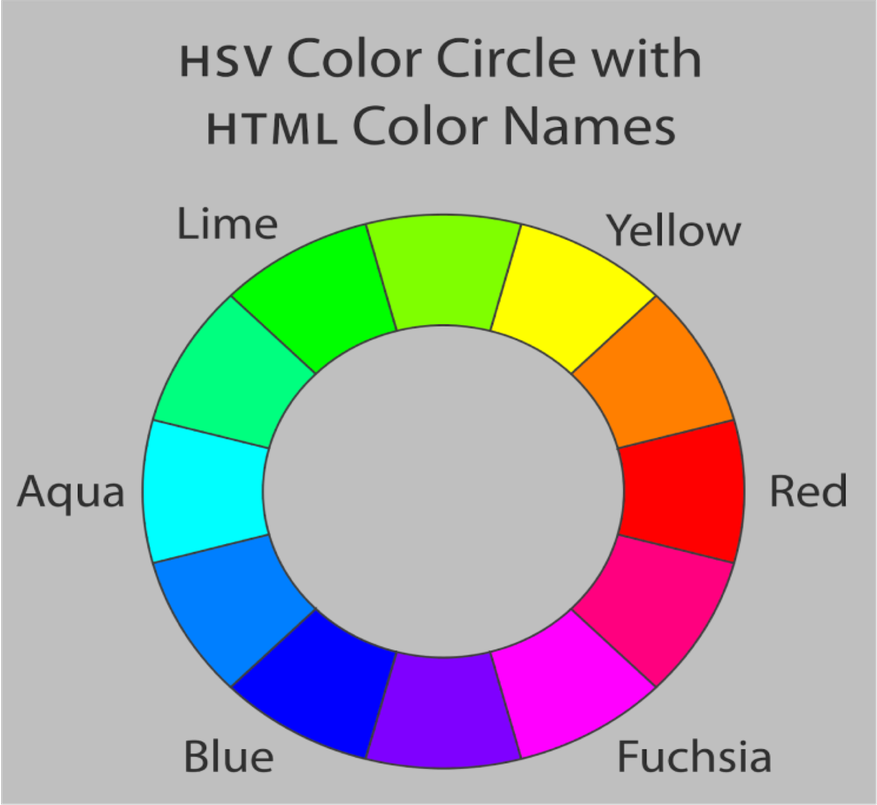
#> input picture 2021 Semister 1/ENGN6528 Computer Vision/Lab-Assignments/1/images/Figure2-a.png, 877 x 805 px, shrunk from 1458 x 1339 before the run
$ python task4.py
#> lines starting #> are read from the running program, lines starting #| are printed output that depends on the picture
#> further down, img is the input picture: shape (805, 877, 4); mean R, G, B, A 171.2, 171.1, 171.1, 254.3
import imageio
import matplotlib.pyplot as plt
import numpy as np
import cv2


# 1. Converts the RGB image to YUV colour space

def cvRGB2YUV(rgb_img):
    _r = cv2.split(rgb_img)[0]
    _g = cv2.split(rgb_img)[1]
    _b = cv2.split(rgb_img)[2]

    _y = 0.299 * _r + 0.587 * _g + 0.114 * _b
    _u = (-0.168736 * _r - 0.331264 * _g + 0.5 * _b) + 128
    _v = (0.5 * _r - 0.418688 * _g - 0.081312 * _b) + 128
    # _u = 0.492111 * (_b - _y) + 128
    # _v = 0.877283 * (_r - _y) + 128
    return cv2.merge([_y, _u, _v])


img = imageio.imread("../images/Figure2-a.png")

yuv_img = cvRGB2YUV(img)

(y, u, v) = cv2.split(yuv_img)

plt.subplot(2, 2, 1)
plt.title("Y channel")
plt.imshow(np.uint8(y), cmap='gray')

plt.subplot(2, 2, 2)
plt.title("U channel")
plt.imshow(np.uint8(u), cmap='gray')

plt.subplot(2, 2, 3)
plt.title("V channel")
plt.imshow(np.uint8(v), cmap='gray')

plt.show()
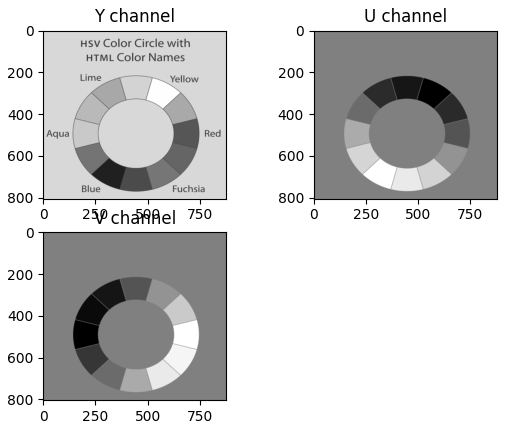
#> figure drawn by matplotlib, 3 panels


# 2. Compute the average Y values of 5 regions

img_b = imageio.imread("../images/Figure2-b.png")
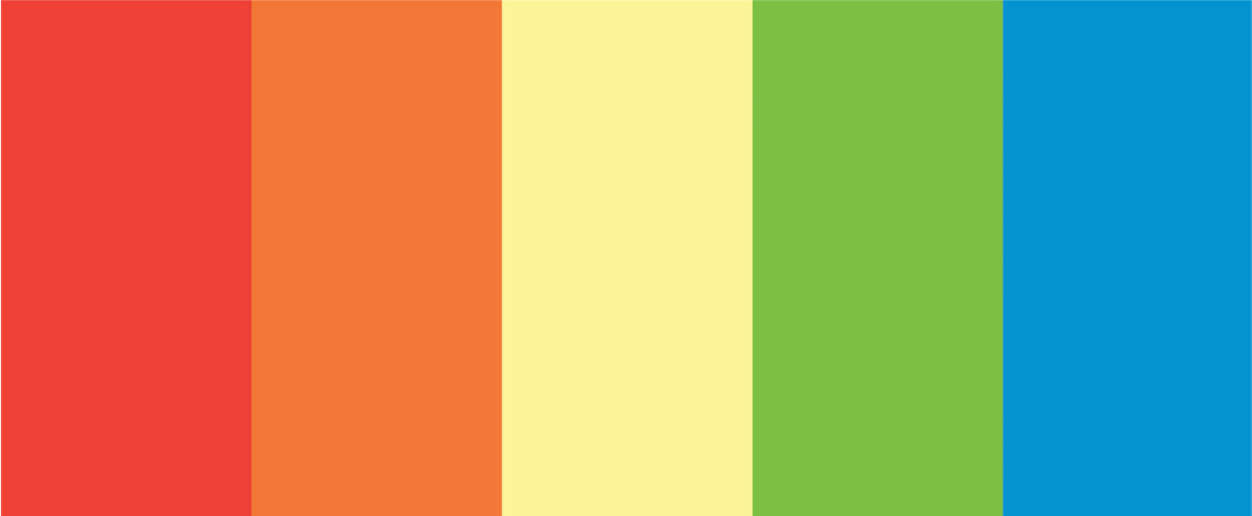
#> input picture 2021 Semister 1/ENGN6528 Computer Vision/Lab-Assignments/1/images/Figure2-b.png, 1252 x 516 px, shrunk from 2083 x 858 before the run
#> img_b is the input picture: shape (516, 1252, 4); mean R, G, B, A 172.5, 152.9, 106.5, 254.7

(r, g, b, _) = cv2.split(img_b)
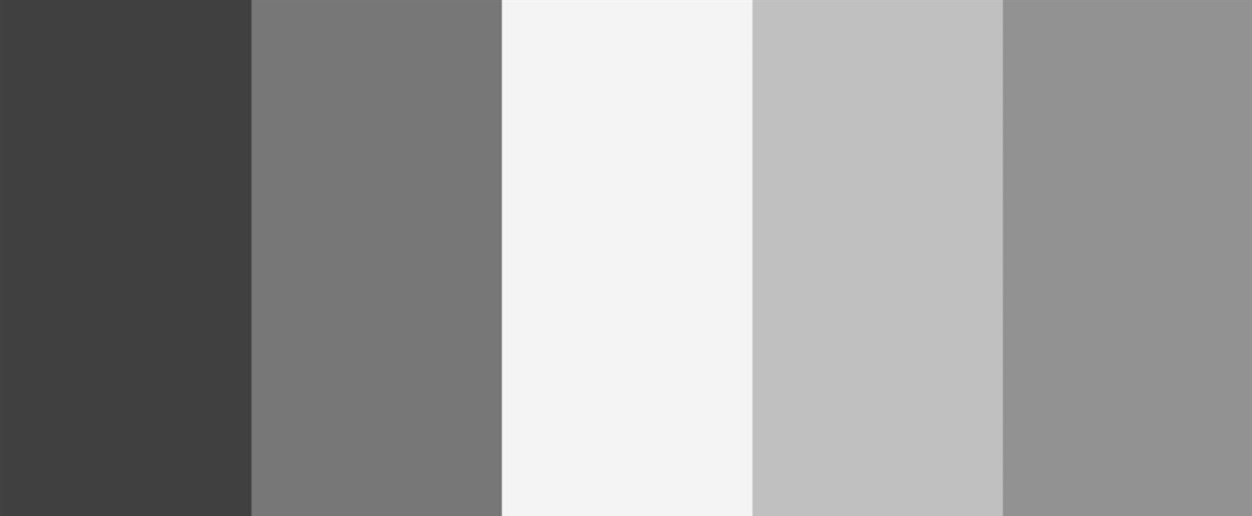
#> g: shape (516, 1252); min 62, max 250, mean 152.9
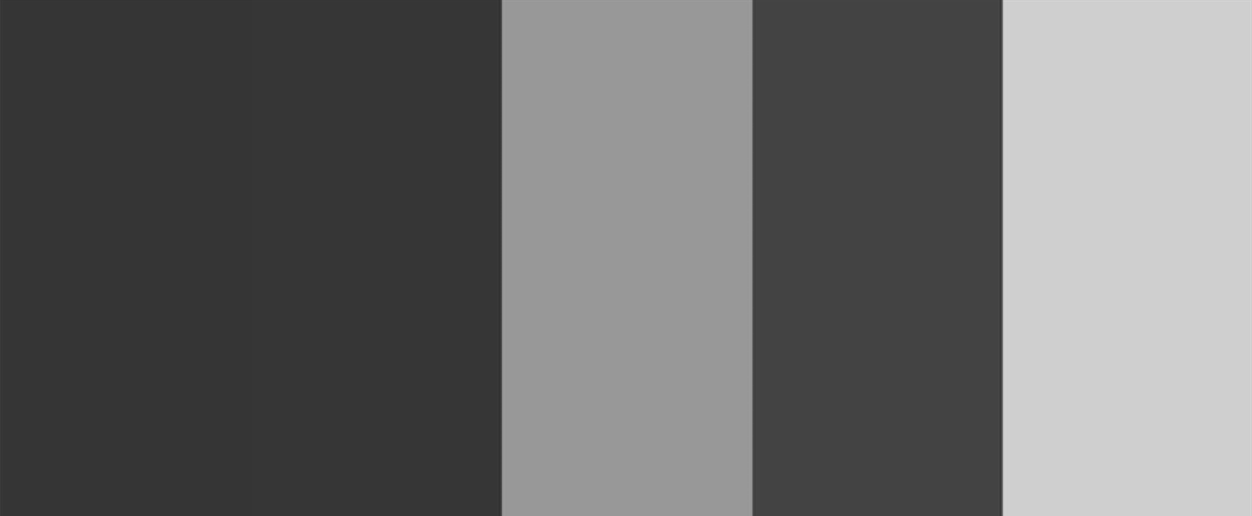
#> b: shape (516, 1252); min 49, max 216, mean 106.5

plt.title("Figure2-b")
plt.imshow(np.uint8(img_b))

# [62 lines of commented-out code are left out]

h, w, _ = img_b.shape
#> h = 516; w = 1252

thr = 50
pxl_thr = 3 * w
#> pxl_thr = 3756

res = [{"std_color": img_b[0, 0], "region": np.zeros(img_b.shape), "pixel_counter": 0, "start_col": 0}]

for i in range(h):
    for j in range(w):
        pixel = img_b[i, j]
        r = int(pixel[0])
        g = int(pixel[1])
        b = int(pixel[2])

        is_new = True

        for index in range(len(res)):
            std_color = res[index]["std_color"]
            std_r = std_color[0]
            std_g = std_color[1]
            std_b = std_color[2]
            if abs(r - std_r) < thr and abs(g - std_g) < thr and abs(b - std_b) < thr:
                res[index]["region"][i][j] = pixel
                is_new = False
                res[index]["pixel_counter"] += 1
                # print("color: ", pixel, " is in std color: ", std_color)
                break

        if is_new:
            # print("New std color: ", pixel)
            new_region = np.zeros(img_b.shape)
            new_region[i][j] = pixel
            res.append({
                "std_color": pixel,
                "region": new_region,
                "pixel_counter": 1,
                "start_col": j
            })
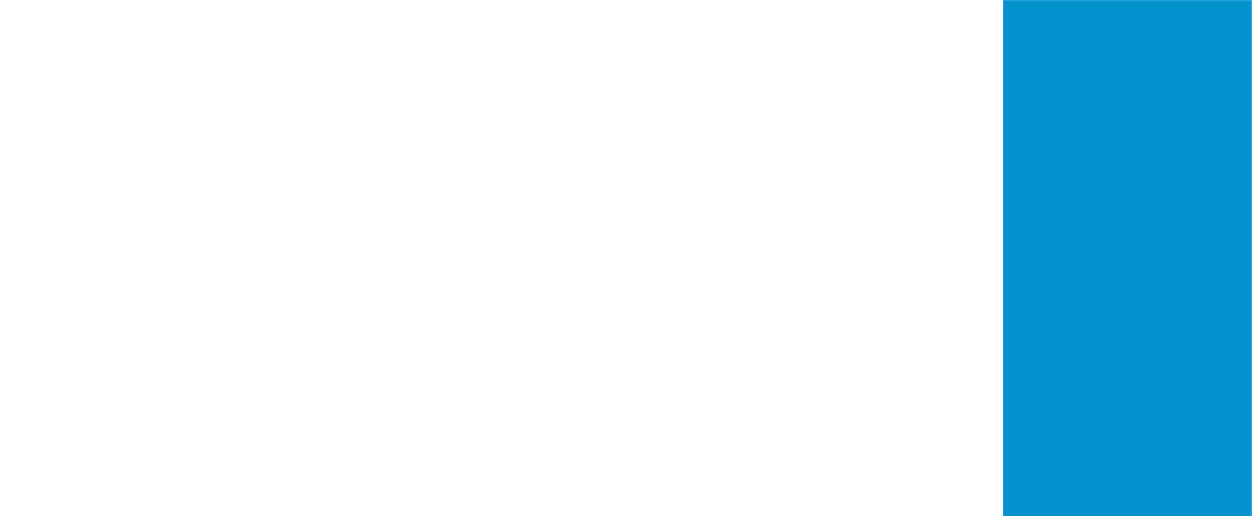
#> new_region: shape (516, 1252, 4) float64; mean R, G, B, A 0.8, 29, 41.2, 50.7; transparent parts drawn white
#> after the loop, res = 6 items

for re_index in range(len(res)):
    re = res[re_index]
    if re["pixel_counter"] >= pxl_thr:
        region = re["region"].astype("uint8")
        start_col = re["start_col"]
        pixels = re["pixel_counter"]
        yuv_mime = cvRGB2YUV(region)
        yuv_inbuilt = cv2.cvtColor(region, cv2.COLOR_RGB2YUV)
        y_mine = yuv_mime[:, :, 0]
        y_inbuilt = yuv_inbuilt[:, :, 0]
        y_mean_mine = np.sum(y_mine) / pixels
        y_mean_inbuilt = np.sum(y_inbuilt) / pixels

        plt.text(start_col + 50, h + 200, "Y1: %.2f" % y_mean_mine)
        plt.text(start_col + 50, h + 280, "Y2: %.2f" % y_mean_inbuilt)
#> this loop made 6 passes
#> (start_col, pixels, y_mean_mine, y_mean_inbuilt) on passes 1, 2, 3, 5, 6: (0, 131063, 115.1, 115.3), (253, 127969, 148.8, 149.1), (502, 129000, 236.1, 236), (753, 129000, 157.1, 157), (1003, 128484, 110.6, 110.1)
#> pass 1, `region = re["region"].astype("uint8")`:
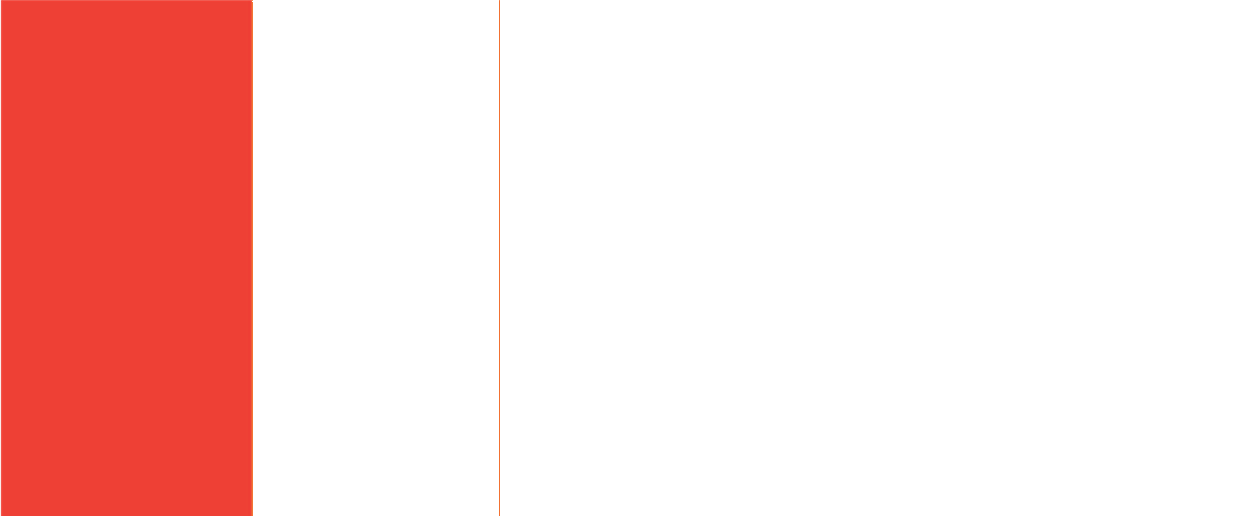
#> region: shape (516, 1252, 4); mean of channels 0, 1, 2, 3 48.3, 13.1, 10.8, 51.5; transparent parts drawn white
#> pass 1, in cvRGB2YUV (call 2), `_g = cv2.split(rgb_img)[1]`:
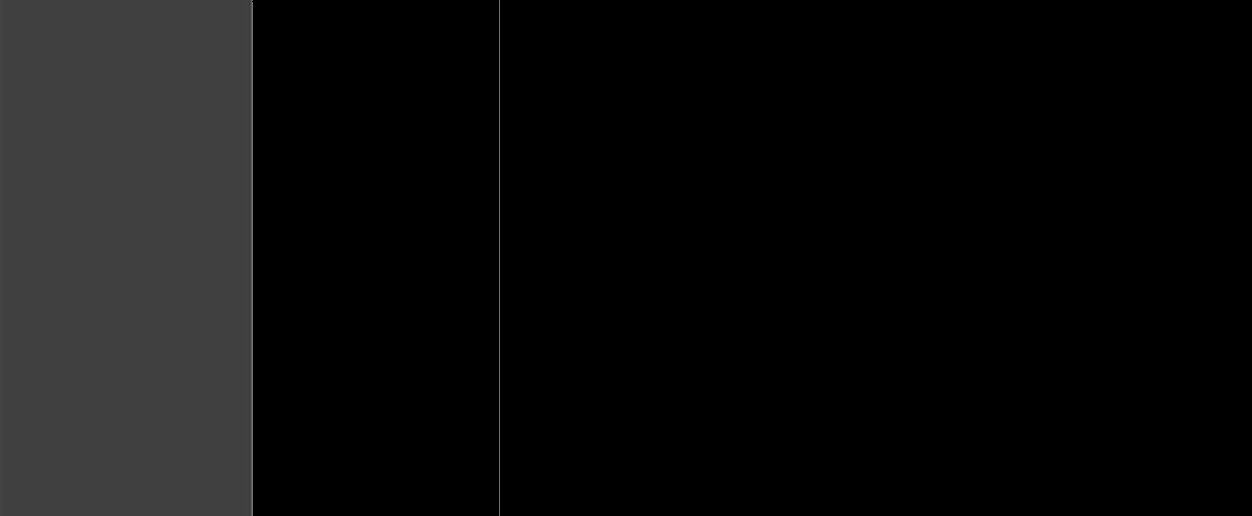
#> _g: shape (516, 1252); min 0, max 117, mean 13.1

plt.text(5, h + 400, "Y1: average Y value calculated with my function")
plt.text(5, h + 470, "Y2: average Y value calculated with inbuilt function")

plt.subplots_adjust(top=0.6)
plt.show()

print(img_b.shape)
#| (516, 1252, 4)
###########################################
